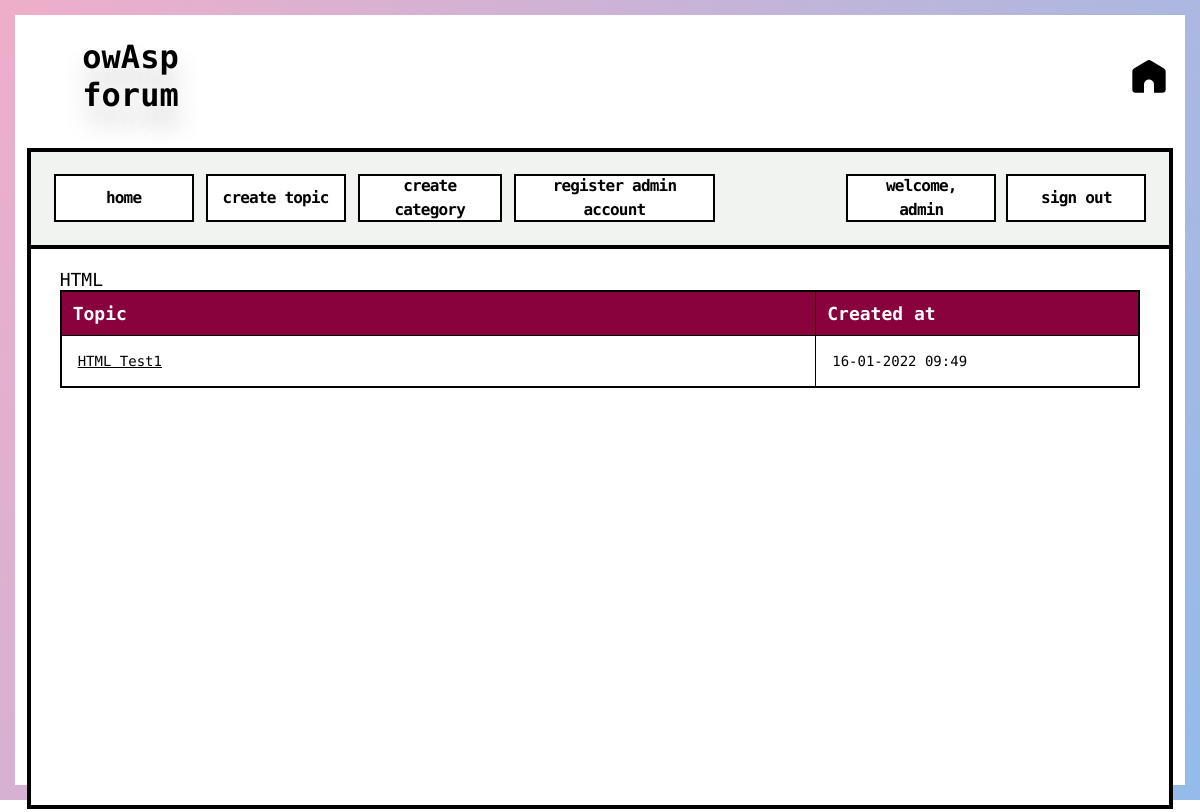
Screenshot of /forum/category.php?id=2 (signed in) with the database file from the repository.
### tables this page shows
CREATE TABLE `categories` (
  `cat_id` int(8) NOT NULL,
  `cat_name` varchar(255) NOT NULL,
  `cat_description` varchar(255) NOT NULL
);

CREATE TABLE `topics` (
  `topic_id` int(8) NOT NULL,
  `topic_subject` varchar(255) NOT NULL,
  `topic_date` datetime NOT NULL,
  `topic_cat` int(8) NOT NULL,
  `topic_by` int(8) NOT NULL
);

### forum/category.php (the view, shortened to what this page needs)
<?php
include 'database.php';
include 'header.php';
$sql = "SELECT
			cat_id,
			cat_name,
			cat_description
		FROM
			categories
		WHERE
			cat_id = " . $_GET['id'];
$result = mysqli_query($connect_database, $sql);
if(!$result)
{
	echo '<br><font style="font-size: 14px;">The category could not be displayed, please try again later.</font><br><font style="font-size: 14px;">' .  '</font><br>';
}
else
{
	if(mysqli_num_rows($result) == 0)
	{
		echo '<br><font style="font-size: 14px;">This category does not exist.</font><br><br>';
	}
	else
	{
		while($row = mysqli_fetch_assoc($result))
		{
			echo '<font style="font-size: 18px;">' . $row['cat_name'] . '</font><br>';
		}
		$get_id = $_GET['id'];
		$sql = "SELECT
					topic_id,
					topic_subject,
					topic_date,
					topic_cat
				FROM
					topics
				WHERE
					topic_cat = '$get_id'
				ORDER BY
					topic_date
				DESC";
		$result = mysqli_query($connect_database, $sql);
		if(!$result)
		{
			echo '<br><font style="font-size: 14px;">The topics could not be displayed, please try again later.</font><br><br>';
		}
		else
		{
			if(mysqli_num_rows($result) == 0)
			{
				echo '<br><font style="font-size: 14px;">There are no topics in this category yet.</font><br><br>';
			}
			else
			{
				echo '<table border="1">
					  <tr>
						<th>Topic</th>
						<th>Created at</th>
					  </tr>';
				while($row = mysqli_fetch_assoc($result))
				{
					echo '<tr>';
						echo '<td class="leftpart">';
							echo '<font style="font-size: 14px;"><a href="topic.php?id=' . $row['topic_id'] . '">' . $row['topic_subject'] . '</a><br></font>';
						echo '</td>';
						echo '<td class="rightpart">';
							echo '<font style="font-size: 14px;">' . date('d-m-Y H:i', strtotime($row['topic_date'])) . '</font>';
						echo '</td>';
					echo '</tr>';
				}
				echo '</table>';
			}
		}
	}
}
include 'footer.php';
?>

### forum/style.css (style rules this page uses)
html { font-family: "Open Sans;", sans-serif; }
body { text-align: center; background-color: #ffffff; }
table { border-collapse: collapse; width: 100%; border: 2px solid #000; }
table a { color: #000; }
th { background-color: #89023E; color: #ffffff; font-family: "Source Code Pro"; padding-top: 11px; padding-left: 11px; padding-bottom: 11px; font-size: 18px; }
td { padding: 16px; }
font { font-family: "Source Code Pro", monospace; font-weight: 500; font-size: 20px; }
.leftpart { width: 70%; }
.rightpart { width: 30%; }

### rows the page displays
categories: cat_name "HTML"
topics: topic_subject "HTML Test1", topic_date "16-01-2022 09:49"

### other values shown
$_SESSION['user_name'] "admin"
